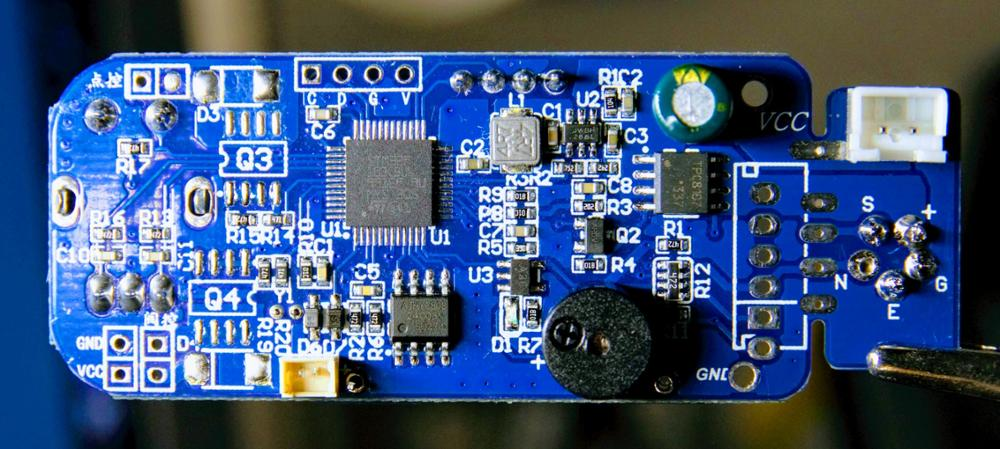
#> input picture data/sample.jpg, 1000 x 449 px, found by its file name
$ python preprocessing.py
#> lines starting #> are read from the running program, lines starting #| are printed output that depends on the picture; after the words box and inside, x2 and y2 are one past the last pixel; in counts of white or black regions, pixels touching at a corner belong together
import cv2
import matplotlib.pyplot as plt

# Load image
img = cv2.imread('data/sample.jpg')
#> img is the input picture: shape (449, 1000, 3); mean B, G, R 123.8, 87.1, 64.5
img_rgb = cv2.cvtColor(img, cv2.COLOR_BGR2RGB)

# Resize
resized = cv2.resize(img_rgb, (256, 256))
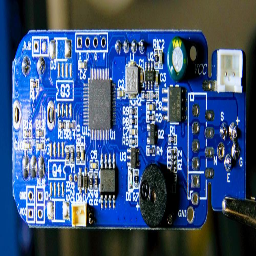
#> resized: shape (256, 256, 3); mean R, G, B 64.4, 87, 123.6

# Grayscale
gray = cv2.cvtColor(resized, cv2.COLOR_RGB2GRAY)
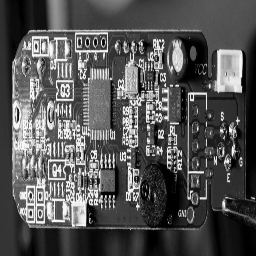
#> gray: shape (256, 256); min 0, max 253, mean 84.4

# Gaussian Blur
blur = cv2.GaussianBlur(gray, (5, 5), 0)
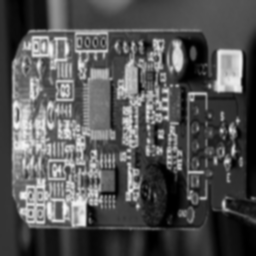
#> blur: shape (256, 256); min 0, max 246, mean 84.4

# Thresholding
_, thresh = cv2.threshold(blur, 127, 255, cv2.THRESH_BINARY)
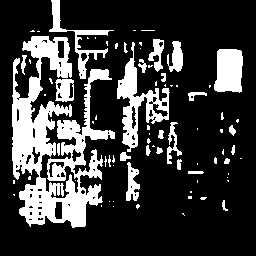
#> thresh: shape (256, 256); 22.9% white; 79 white regions (53 under 20 px), largest, box (x1, y1, x2, y2) and area: (12, 36, 115, 228) 8852, (117, 42, 170, 152) 1744, (214, 49, 243, 93) 1089

# Edge Detection
edges = cv2.Canny(blur, 100, 200)
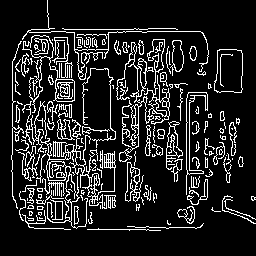
#> edges: shape (256, 256); 14.2% white in thin lines or dots, all inside (x1, y1, x2, y2) = (11, 0, 256, 231)

# Normalization
normalized = resized / 255.0

# Show steps
titles = ['Original', 'Resized', 'Gray', 'Blur', 'Threshold', 'Edges']
images = [img_rgb, resized, gray, blur, thresh, edges]

plt.figure(figsize=(10,6))
for i in range(len(images)):
    plt.subplot(2,3,i+1)
    plt.imshow(images[i], cmap='gray')
    plt.title(titles[i])
    plt.axis('off')
#> this loop made 6 passes
plt.show()
